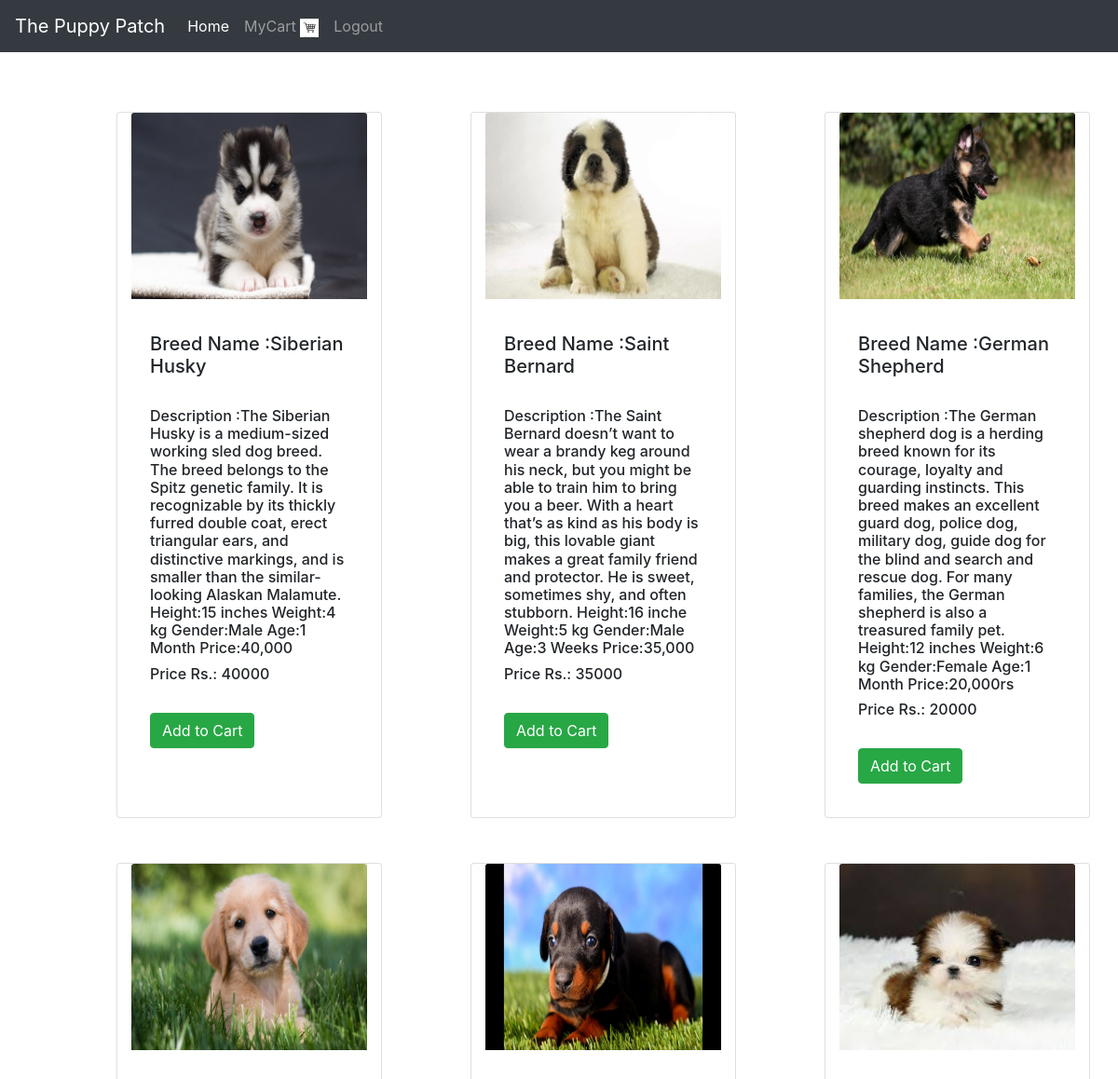
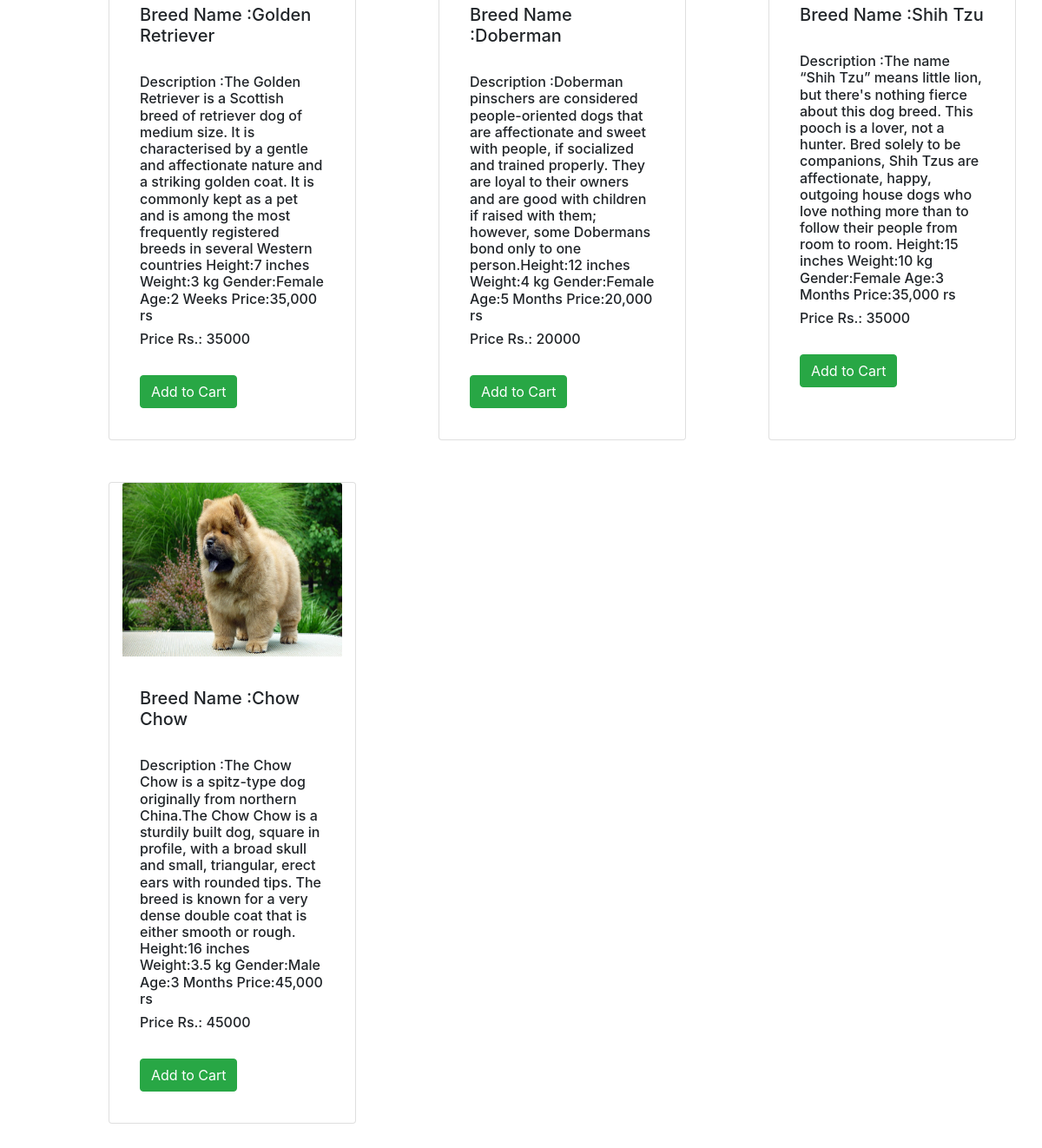
/custdashboard.php (signed in), run on the app's committed database (2 pictures, top to bottom).
### tables this page shows
CREATE TABLE `product` (
  `pid` int(11) NOT NULL,
  `pname` varchar(100) DEFAULT NULL,
  `pprice` varchar(10) DEFAULT NULL,
  `pdesc` text DEFAULT NULL,
  `pqty` int(11) DEFAULT NULL,
  `pimage` varchar(200) DEFAULT NULL,
  `pcat` varchar(40) DEFAULT NULL,
  `uid` int(11) DEFAULT NULL
);

### custdashboard.php (the view, shortened to what this page needs)
<link rel=stylesheet href=css/bootstrap.min.css>
<?php
include"connect.php";
?>
<div class="container my-4"  >
    <div class="row my-4">
        <?php
            $res=mysqli_query($con,"select * from product");
            while($row=mysqli_fetch_Array($res))
            {
                ?>
                <div class="card col-3 offset-1 my-4" style="width: 18rem;">
  <img src="<?php echo $row[5];?>" class="card-img-top" alt="..." height=200px >
  <div class="card-body">
    <p class="card-text">
        <h5>Breed Name :<?php echo $row[1];?></h5>
        <br>
        <h6>Description :<?php echo $row[3];?></h6>
        <h6>Price Rs.: <?php echo $row[2];?></h6>
        <br>
        <a href=addtocart.php?pid=<?php  echo $row[0];?> class="btn btn-success">Add to Cart</a>
    </p>
  </div>
</div>
<?php
            }
?>
            </div>
</div>

### data on the page
product: pimage (picture), pname "Siberian Husky", pdesc "The Siberian Husky is a medium-sized working sled dog breed. The breed belongs to the Spitz genetic family. It is recognizable by its thickly furred double coat, erect triangular ears, and distinctive markings, and is smaller than the similar-looking Alaskan Malamute. Height:15 inches Weight:4 kg Gender:Male Age:1 Month Price:40,000", pprice "40000"
product: pimage (picture), pname "Saint Bernard", pdesc "The Saint Bernard doesn’t want to wear a brandy keg around his neck, but you might be able to train him to bring you a beer. With a heart that’s as kind as his body is big, this lovable giant makes a great family friend and protector. He is sweet, sometimes shy, and often stubborn. Height:16 inche Weight:5 kg Gender:Male Age:3 Weeks Price:35,000", pprice "35000"
product: pimage (picture), pname "German Shepherd", pdesc "The German shepherd dog is a herding breed known for its courage, loyalty and guarding instincts. This breed makes an excellent guard dog, police dog, military dog, guide dog for the blind and search and rescue dog. For many families, the German shepherd is also a treasured family pet. Height:12 inches Weight:6 kg Gender:Female Age:1 Month Price:20,000rs", pprice "20000"
product: pimage (picture), pname "Golden Retriever", pdesc "The Golden Retriever is a Scottish breed of retriever dog of medium size. It is characterised by a gentle and affectionate nature and a striking golden coat. It is commonly kept as a pet and is among the most frequently registered breeds in several Western countries Height:7 inches Weight:3 kg Gender:Female Age:2 Weeks Price:35,000 rs", pprice "35000"
product: pimage (picture), pname "Doberman", pdesc "Doberman pinschers are considered people-oriented dogs that are affectionate and sweet with people, if socialized and trained properly. They are loyal to their owners and are good with children if raised with them; however, some Dobermans bond only to one person.Height:12 inches Weight:4 kg Gender:Female Age:5 Months Price:20,000 rs", pprice "20000"
product: shows a picture, pname "Shih Tzu", pdesc "The name “Shih Tzu” means little lion, but there's nothing fierce about this dog breed. This pooch is a lover, not a hunter. Bred solely to be companions, Shih Tzus are affectionate, happy, outgoing house dogs who love nothing more than to follow their people from room to room. Height:15 inches Weight:10 kg Gender:Female Age:3 Months Price:35,000 rs", pprice "35000"
product: pimage (picture), pname "Chow Chow", pdesc "The Chow Chow is a spitz-type dog originally from northern China.The Chow Chow is a sturdily built dog, square in profile, with a broad skull and small, triangular, erect ears with rounded tips. The breed is known for a very dense double coat that is either smooth or rough. Height:16 inches Weight:3.5 kg Gender:Male Age:3 Months Price:45,000 rs", pprice "45000"
